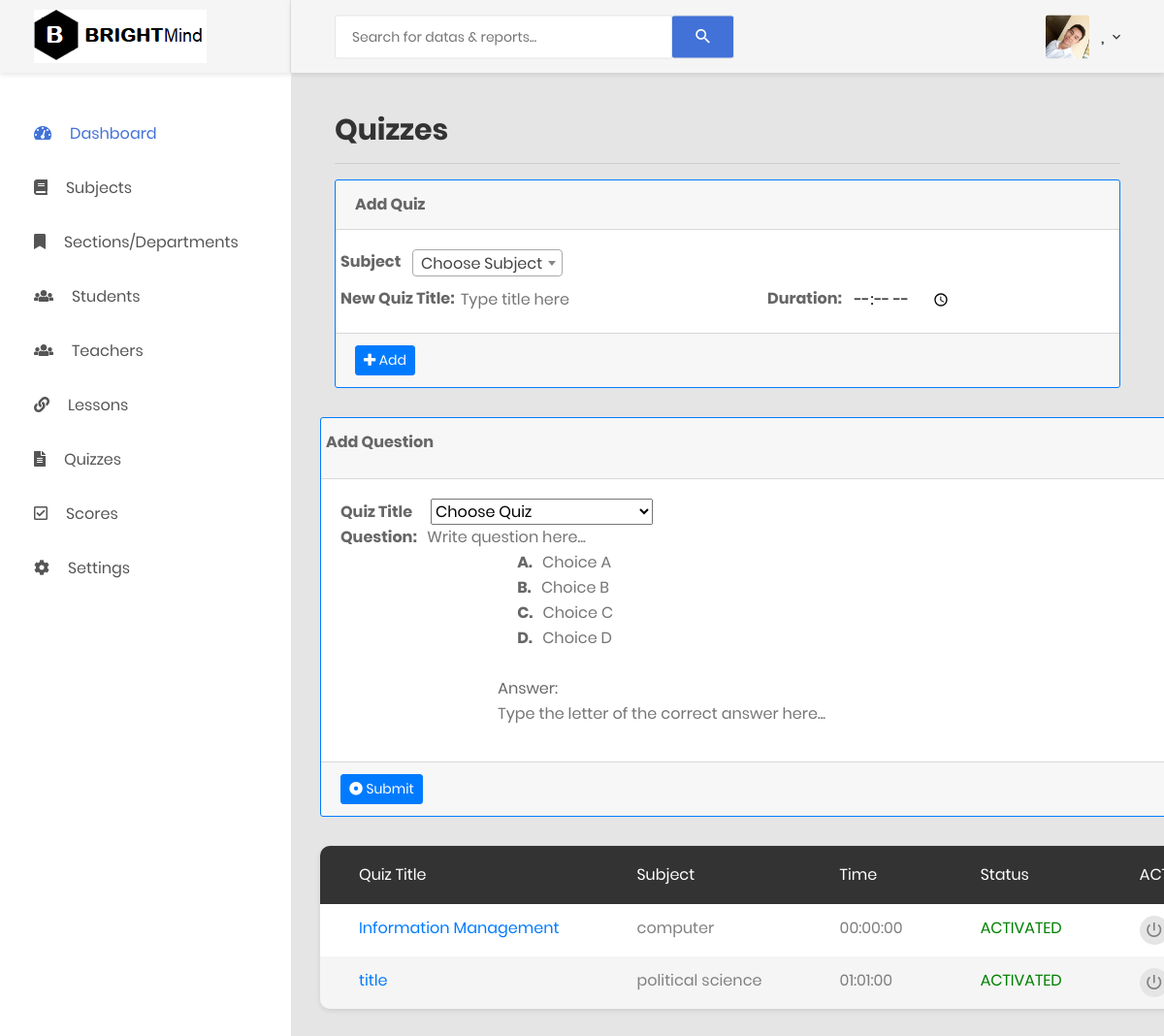
Page /adminquizzes.php on the committed database.
### tables this page shows
CREATE TABLE IF NOT EXISTS `quiztbl` (
  `quizid` int(10) NOT NULL AUTO_INCREMENT,
  `quizname` varchar(100) NOT NULL,
  `subjectid` int(10) NOT NULL,
  `duration` time NOT NULL,
  `status` varchar(100) NOT NULL,
  PRIMARY KEY (`quizid`)
);

### adminquizzes.php (the view, shortened to what this page needs)
<!DOCTYPE html>
<php lang="en">
<head>
    <link href="css/font-face.css" rel="stylesheet" media="all">
    <link href="vendor/font-awesome-4.7/css/font-awesome.min.css" rel="stylesheet" media="all">
    <link href="vendor/font-awesome-5/css/fontawesome-all.min.css" rel="stylesheet" media="all">
    <link href="vendor/mdi-font/css/material-design-iconic-font.min.css" rel="stylesheet" media="all">
    <link href="vendor/bootstrap-4.1/bootstrap.min.css" rel="stylesheet" media="all">
    <link href="vendor/animsition/animsition.min.css" rel="stylesheet" media="all">
    <link href="vendor/bootstrap-progressbar/bootstrap-progressbar-3.3.4.min.css" rel="stylesheet" media="all">
    <link href="vendor/wow/animate.css" rel="stylesheet" media="all">
    <link href="vendor/css-hamburgers/hamburgers.min.css" rel="stylesheet" media="all">
    <link href="vendor/slick/slick.css" rel="stylesheet" media="all">
    <link href="vendor/select2/select2.min.css" rel="stylesheet" media="all">
    <link href="vendor/perfect-scrollbar/perfect-scrollbar.css" rel="stylesheet" media="all">
    <link href="css/theme.css" rel="stylesheet" media="all">
</head>
<body class="animsition">
    <div class="page-wrapper">
        <?php include("adminheadermobileandsidebar.php"); ?>
        <div class="page-container">
            <?php include("adminheader.php"); ?>
            <div class="main-content">
                <div class="section__content section__content--p30">
                    <div class="container-fluid">
                            <div>
                                <h2>Quizzes</h2><hr/>
                            </div>
                                                <div class="row">
                             <div class="col-md-12">
                                <div class="card border border-primary">
                                    <div class="card-header">
                                        <form method="POST" action="process2.php">
                                        <strong class="card-title">Add Quiz</strong>  &nbsp &nbsp
                                    </div>
                                    <div class="card-body">
                                        <div class="row">
                                        <strong class="card-title">Subject </strong>  &nbsp &nbsp
                                        </div>
                                        <div class="row">
                                        <strong>New Quiz Title: &nbsp</strong><br>
                                        <input type="text" name="qtitle" placeholder="Type title here" required>
                                        <br>
                                        <strong>Duration:</strong> &nbsp &nbsp <input type="time" name="dur" required>
                                        </div>
                                    </div>
                                    <div class="card-footer">
                                        <button type="submit" class="btn btn-primary btn-sm" name="submitnewquiz">
                                            <i class="fa fa-plus"></i> Add
                                        </button>
                                    </div>
                                </div>
                            </div>
                        <div class="row">
                             <div class="col-md-12">
                                <div class="card border border-primary">
                                    <div class="card-header">
                                        <form method="POST" action="process2.php">
                                        <div class="row">
                                        <strong class="card-title">Add Question </strong>  &nbsp &nbsp
                                        </div>
                                    </div>
                                    <div class="card-body">
                                         <strong>Quiz Title </strong>  &nbsp &nbsp
                                        <select class="js-select3" name="chosenquiztitle" required>
                                                <option selected="selected" disabled>Choose Quiz</option>
                                        </select><br>
                                        <strong>Question: &nbsp</strong>
                                       <input type="text" name="question" placeholder="Write question here..." style="width:70%" required>
                                        <br/>
                                        <div class="row form-group">
                                                <div class="col col-md-2">
                                                </div>
                                                <div class="col col-md-8">
                                                    <div class="form-check">
                                                        <strong>A. &nbsp</strong>
                                                        <input type="text" name="optiona" placeholder="Choice A" style="width:50%" required>
                                                        <br><strong>B. &nbsp</strong>
                                                        <input type="text" name="optionb" placeholder="Choice B" style="width:50%" required>
                                                        <br><strong>C. &nbsp</strong>
                                                        <input type="text" name="optionc" placeholder="Choice C" style="width:50%" required>
                                                        <br><strong>D. &nbsp</strong>
                                                        <input type="text" name="optiond" placeholder="Choice D" style="width:50%" required>
                                                    </div>
                                                    <br>
                                                  Answer: <input type="text" name="answer" maxlength="1" pattern="[ABCD]" style="width: 100%" placeholder="Type the letter of the correct answer here... " required>
                                                </div>
                                        </div>
                                    </div>
                                    <div class="card-footer">
                                        <button type="submit" class="btn btn-primary btn-sm" name="submitquiz">
                                            <i class="fa fa-dot-circle-o"></i> Submit
                                        </button>
                                    </div>
                                </div>
                            </div>
                            <div class="col-md-12">
                                <div class="table-responsive table--no-card m-b-30">
                                    <table class="table table-borderless table-striped table-earning">
                                        <thead>
                                            <tr>
                                                <th>Quiz Title</th>
                                                <th>Subject</th>
                                                <th>Time</th>
                                                <th>Status</th>
                                                <th>ACTIONS</th>
                                            </tr>
                                        </thead>
                                        <tbody id="response">
                                            <?php
                                                $sql="select quizid, quizname, (SELECT subjectname from subjecttbl WHERE subjectid=quiztbl.subjectid) AS subject, duration, status from quiztbl ORDER BY quizname";
                                                $result=mysqli_query($con, $sql);
                                                while($row=mysqli_fetch_array($result)){
                                            ?>
                                            <tr>
                                                <td><?php echo "<a href=adminexam.php?quizid=".$row['quizid']."> " .$row['quizname']."</a>"; ?></td></a>
                                                <td><?php echo $row['subject']; ?></td>
                                                <td><?php echo $row['duration']; ?></td>
                                                <?php
                                                $stat="";
                                                if($row['status']=="ACTIVATED"){
                                                    echo '<td style="color: green;">';
                                                    $stat="Deactivate";
                                                }else{
                                                    echo '<td style="color: red;">';
                                                    $stat="Activate";
                                                }
                                                ?>
                                                <?php echo $row['status']; ?>
                                                </td>
                                                <td>
                                                    <div class="table-data-feature">
                                                        <button onclick="stat(<?php echo $row['quizid']; ?>)" class="item" data-toggle="modal" data-placement="top" title="<?php echo $stat; ?>" type="button">
                                                            <i class="zmdi zmdi-power"></i>
                                                        </button>
                                                    </div>
                                                </td>
                                            </tr>
                                           <?php } ?>
                                        </tbody>
                                    </table>
                                </div>
                            </div>
                        </div>
                    </div>
                </div>
            </div>
        </div>
    </div>
</body>
</php>

### rows in the picture
quiztbl: quizname "Information Management", subject "computer", duration "00:00:00", status "ACTIVATED"
quiztbl: quizname "title", subject "political science", duration "01:01:00", status "ACTIVATED"
